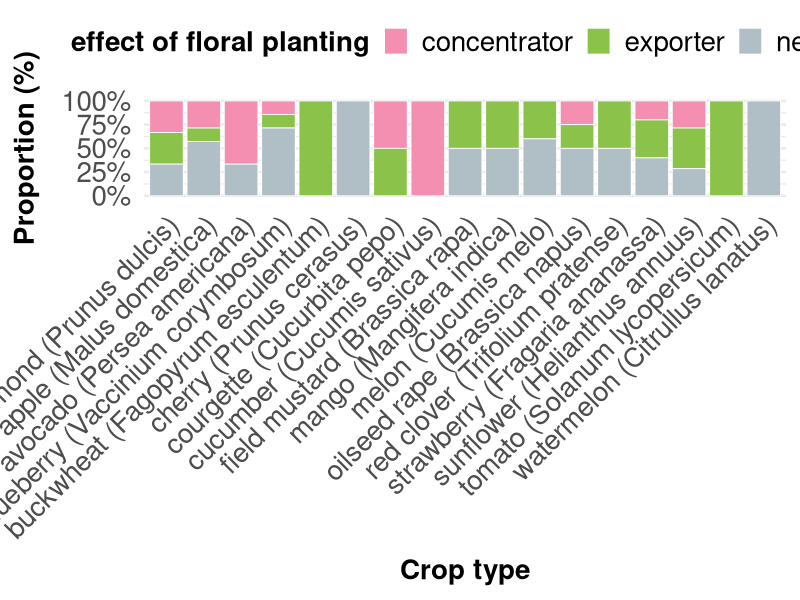

Here is the R script that generated this plot: (Note: this script raises an error after producing the figure.)
################################################################################
#### Ecological Synthesis Lab (SintECO): https://marcomellolab.wordpress.com

#### Authors: Cristina A. Kita, Isabel Alves-dos-Santos, Michael Hrncir, 
#### & Marco A. R. Mello

#### See README for further info:
#### https://github.com/CKita/BeeFlow#readme
################################################################################


################################################################################
############################# CROP TYPES #######################################
################################################################################


#Let's get ready for running the code provided here. 

#Set the working directory to the source of this script file.   
setwd(dirname(rstudioapi::getActiveDocumentContext()$path))
getwd()

##Delete all previous objects.
rm(list= ls())

#Load or install the required packages
if(!require(ggplot2)){
  install.packages("ggplot2")
  library(ggplot2)
}

if(!require(dplyr)){
  install.packages("dplyr")
  library(dplyr)
}

if(!require(scales)){
  install.packages("scales")
  library(scales)
}

# First, let's import and check our data set.

df <- read.csv2("../Data/crops and effects.csv", header = TRUE)

# Check that the data loaded correctly
class(df)
str(df)
head(df)
tail(df)


# Convert both columns to factors
df$CropType <- as.factor(df$CropType)
df$EffectType <- as.factor(df$EffectType)

# Inspect the levels (categories)
levels(df$CropType)
levels(df$EffectType)


# Create the stacked bar plot (showing proportions)
g <- ggplot(df, aes(x = CropType, fill = EffectType)) +
  geom_bar(position = "fill", color = "white", linewidth = 0.3) +
  scale_y_continuous(labels = percent_format(accuracy = 1)) +
  scale_fill_manual(values = c(
    "exporter" = "#8BC34A",      
    "concentrator" = "#F48FB1",  
    "neutral" = "#B0BEC5"     
    )) +
  labs(
    x = "Crop type",
    y = "Proportion (%)",
    fill = "effect of floral planting"
  ) +
  theme_minimal(base_size = 20) +
  theme(
    panel.grid.major.x = element_blank(),
    axis.text.x = element_text(size = 20, angle = 45, hjust = 1),  
    axis.text.y = element_text(size = 20),                         
    axis.title.x = element_text(size = 20, 
                                face = "bold", margin = margin(t = 10)),  
    axis.title.y = element_text(size = 20, 
                                face = "bold", margin = margin(r = 15)),  
    legend.position = "top",
    legend.title = element_text(size = 20, face = "bold"),
    legend.text = element_text(size = 20)

  )

g

# Export the plot
png(filename = "../Figure/crops and effects.png", 
    res = 300, height = 3000, width = 5000)

par(mfrow = c(1, 1), mar = c(5, 5, 5, 1), bg = "white")

print(g)

dev.off()
